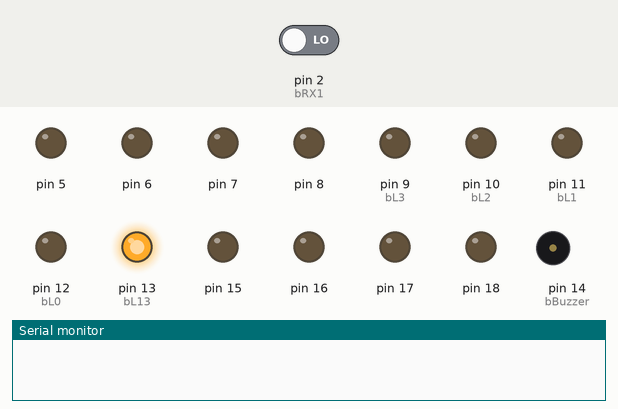
Simulated run of this sketch. Board: Arduino Uno, built with avr-gcc and run on an emulated ATmega328P. Shown: output pins drawn as LEDs (lit = HIGH), buzzer (waves = sounding, pin HIGH), the last lines printed to the serial monitor. The test bench sets the inputs (shaded band); at power-on: pin 2 (bRX1) LOW.

Above: at 1.2 s.
1.3 s: pin 2 (bRX1) driven HIGH
At 1.5 s:
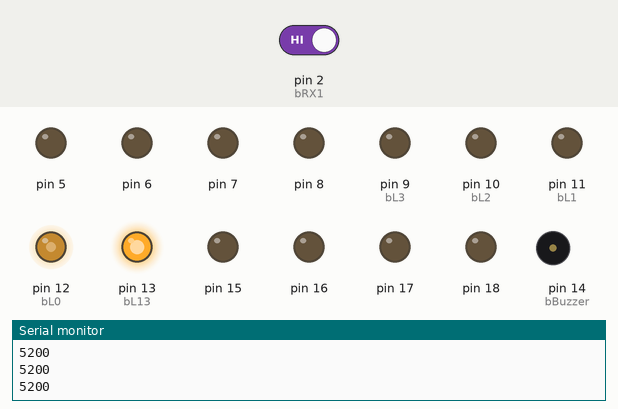
4.3 s: pin 2 (bRX1) driven LOW
At 5.1 s:
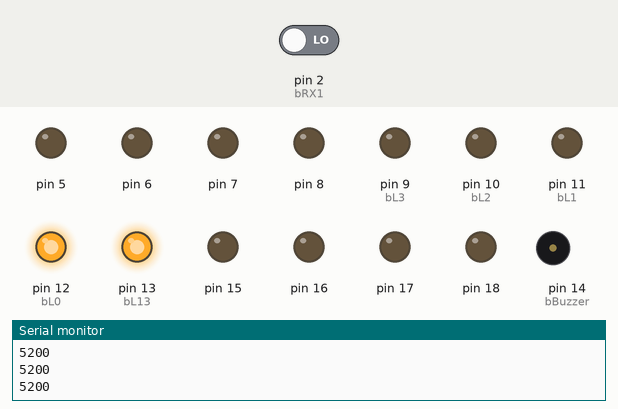
Timing chart, 0 to 7.3 s (numbered marks = the images above; inputs shaded):
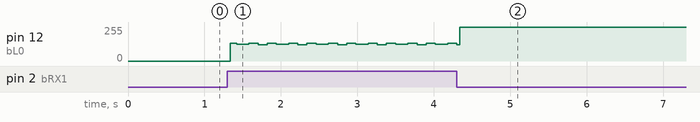

The sketch:

manchester_test_5_rx.ino
```cpp
/*

RX

*/


// PORTD2 -> RX1
#define bRX1  PORTD2
#define      RX1Read    bitRead (  PIND,        bRX1 )
#define      RX1Set     bitSet  ( PORTD,        bRX1 )
#define      RX1Clear   bitClear( PORTD,        bRX1 )
#define      RX1Toggle          ( PORTD ^= 1 << bRX1 )

// PORTD3 -> RX2
#define bRX2  PORTD3
#define      RX2Read    bitRead (  PIND,        bRX2 )
#define      RX2Set     bitSet  ( PORTD,        bRX2 )
#define      RX2Clear   bitClear( PORTD,        bRX2 )
#define      RX2Toggle          ( PORTD ^= 1 << bRX2 )


// PORTB5 -> LED du board Diduino – Arduino
#define bL13 PORTB5
#define      L13Read   bitRead (  PINB, bL13 )
#define      L13Set    bitSet  ( PORTB, bL13 )
#define      L13Clear  bitClear( PORTB, bL13 )
#define      L13Toggle PORTB ^= 1<<bL13
// PORTB4 -> LED 0
#define bL0  PORTB4
#define      L0Read    bitRead (  PINB, bL0 )
#define      L0Set     bitSet  ( PORTB, bL0 )
#define      L0Clear   bitClear( PORTB, bL0 )
#define      L0Toggle  PORTB ^= 1<<bL0
// PORTB3 -> LED 1
#define bL1  PORTB3
#define      L1Read    bitRead (  PINB, bL1 )
#define      L1Set     bitSet  ( PORTB, bL1 )
#define      L1Clear   bitClear( PORTB, bL1 )
#define      L1Toggle  PORTB ^= 1<<bL1
// PORTB2 -> LED 2
#define bL2  PORTB2
#define      L2Read    bitRead (  PINB, bL2 )
#define      L2Set     bitSet  ( PORTB, bL2 )
#define      L2Clear   bitClear( PORTB, bL2 )
#define      L2Toggle  PORTB ^= 1<<bL2
// PORTB1 -> LED 0
#define bL3  PORTB1
#define      L3Read    bitRead (  PINB, bL3 )
#define      L3Set     bitSet  ( PORTB, bL3 )
#define      L3Clear   bitClear( PORTB, bL3 )
#define      L3Toggle  PORTB ^= 1<<bL3
// PORTC5 -> BUZZER
#define bBuzzer  PORTC0
#define      BuzzerRead    bitRead (  PINC, bBuzzer )
#define      BuzzerSet     bitSet  ( PORTC, bBuzzer )
#define      BuzzerClear   bitClear( PORTC, bBuzzer )
#define      BuzzerToggle  PORTC ^= 1<<bBuzzer
// PORTD4 -> Bouton du TX (pour mesurer délai de transmission)
#define bBouton    PORTD4
#define boutonRead bitRead( PIND, bBouton )


#define RXPin1    2
#define RXPin2    3

#define codeBouton1 20101
#define codeBouton2 20202
#define codeBouton3 20303
#define codeBouton4 20404


#define debug true

uint16_t msg;

#if debug
    long t1;
    long t2;
    long prev_t2;
#endif

void wait( int delayMs )
{
    for( volatile int i=0; i<delayMs; i++ )
    {
        for( volatile int j=0; j<450; j++ ) {}
    }
}

void beep( int dt )
{
    for( int j=0; j<300/dt; j++ )
    {
        BuzzerToggle;
        wait( dt );
    }
}

bool prevRX1Read;

void setup()
{
    DDRB = 0b11111111;
    DDRC = 0b11111111;
    L13Set;
    DDRD  = 0b11111111;
    bitClear( DDRD, bRX1 );
    bitClear( DDRD, bRX2 );
    bitClear( DDRD, bBouton );
    prevRX1Read = RX1Read;
    Serial.begin( 9600 );
}

unsigned long times[ 10 ];
byte nTimes;
unsigned long curTime;
unsigned long prevTime;
unsigned long dT;
void loop()
{

    if( RX1Read )
    {
        if( !prevRX1Read )
        {
            curTime = micros();
            dT = curTime - prevTime;
            prevTime = curTime;
            // if( dT > 34295 & dT < 34363 )
            if( true )
            {
                L0Toggle;
                Serial.print( dT ); Serial.print( "\n" );
            }
        }
    }


}
```

Measured:
- after the input at 1.3 s, pin 12 (bL0): 0/255 → 133/255 at once, then repeats every 0.52 s: 125/255 0.16 s, 133/255 0.12 s, 122/255 0.12 s, 132/255 0.12 s
